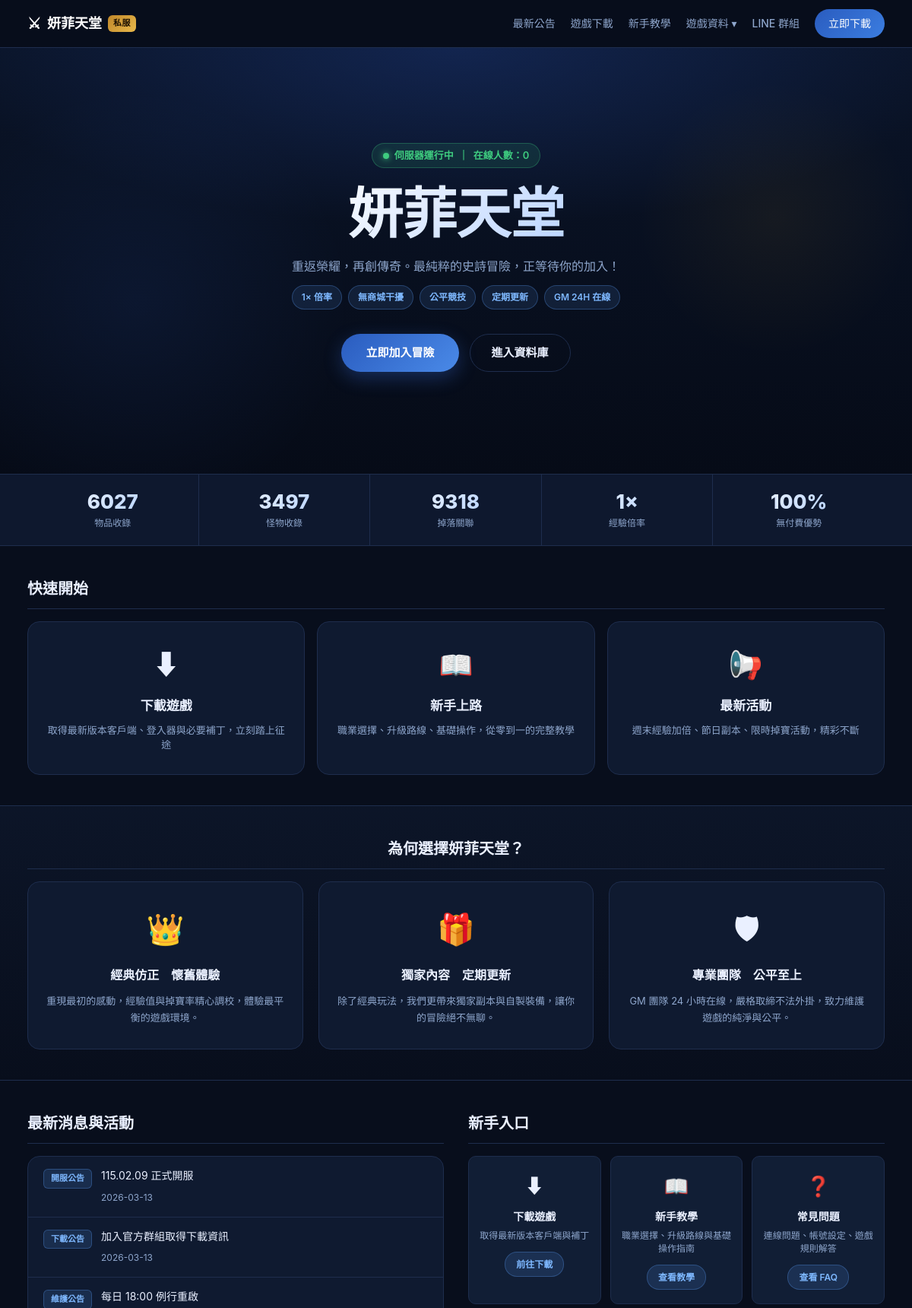
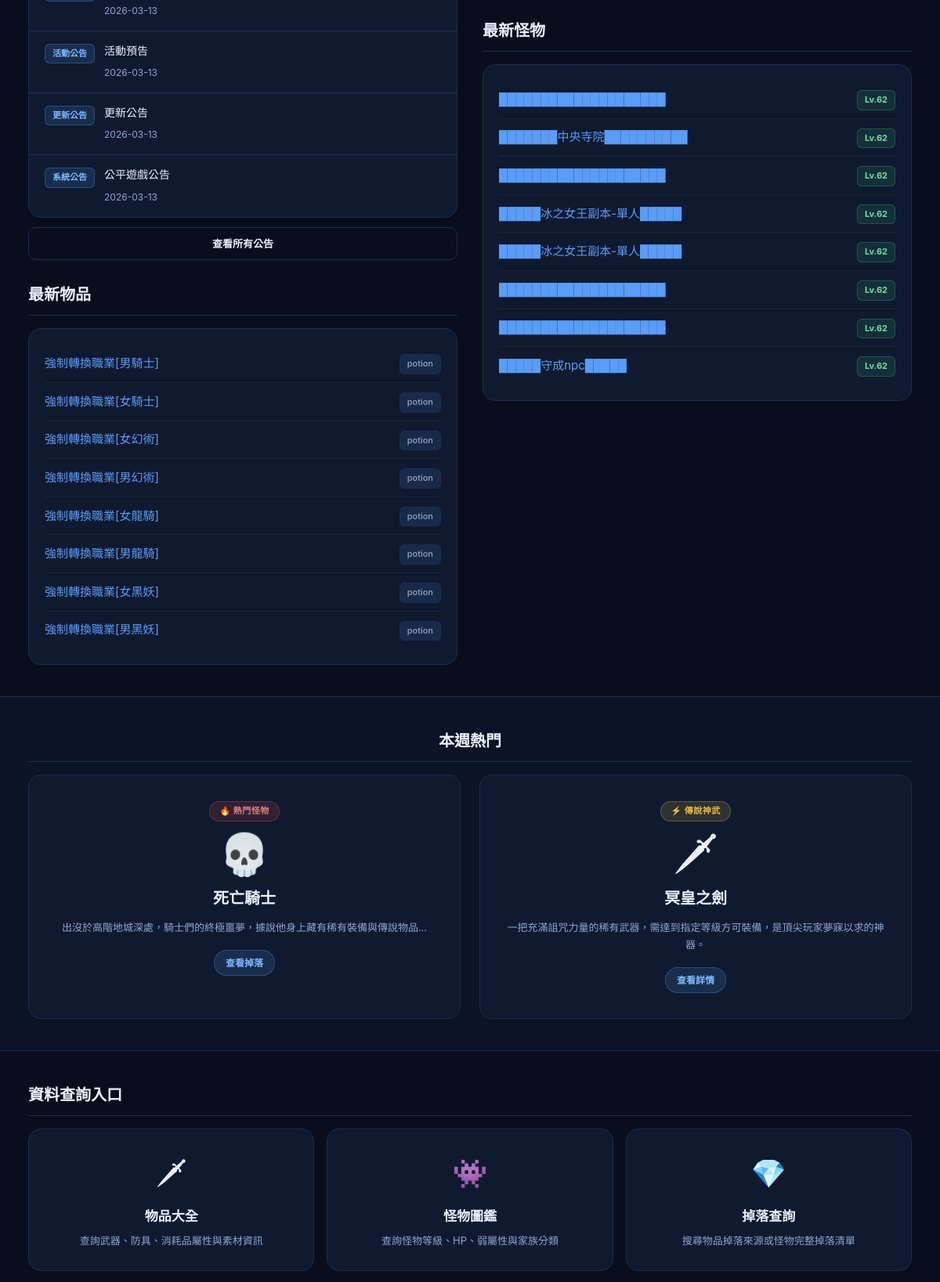
The page / (upper part) on the database its author committed (2 pictures, top to bottom).
### tables this page shows
CREATE TABLE site_config (
    key   TEXT PRIMARY KEY,
    value TEXT NOT NULL DEFAULT ''
);

CREATE TABLE announcements (
    id           INTEGER PRIMARY KEY AUTOINCREMENT,
    title        TEXT NOT NULL,
    body         TEXT DEFAULT '',
    category     TEXT DEFAULT '公告',
    url          TEXT DEFAULT '#',
    pinned       INTEGER DEFAULT 0,
    published_at DATE DEFAULT (date('now')),
    created_at   DATETIME DEFAULT CURRENT_TIMESTAMP
);

CREATE TABLE monsters (
    id                INTEGER PRIMARY KEY,
    name              TEXT NOT NULL,
    nameid            TEXT,
    classname         TEXT,
    note              TEXT,
    gfxid             INTEGER DEFAULT 0,
    level             INTEGER DEFAULT 0,
    hp                INTEGER DEFAULT 0,
    mp                INTEGER DEFAULT 0,
    ac                INTEGER DEFAULT 0,
    str               INTEGER DEFAULT 0,
    con               INTEGER DEFAULT 0,
    dex               INTEGER DEFAULT 0,
    wis               INTEGER DEFAULT 0,
    int_stat          INTEGER DEFAULT 0,
    mr                INTEGER DEFAULT 0,
    exp               INTEGER DEFAULT 0,
    lawful            INTEGER DEFAULT 0,
    size              TEXT,
    weak_attr         INTEGER DEFAULT 0,
    ranged            INTEGER DEFAULT 0,
    tamable           INTEGER DEFAULT 0,
    agro              INTEGER DEFAULT 0,
    family            TEXT,
    agrofamily        INTEGER DEFAULT 0,
    teleport          INTEGER DEFAULT 0,
    damage_reduction  INTEGER DEFAULT 0,
    karma             INTEGER DEFAULT 0,
    transform_id      INTEGER DEFAULT 0,
    transform_gfxid   INTEGER DEFAULT 0,
    quest_score       INTEGER DEFAULT 0,
    created_at        DATETIME DEFAULT CURRENT_TIMESTAMP
);

### app.py (the view)
    @app.route("/")
    def home():
        db = get_db()
        stats = stats_payload()
        try:
            row = db.execute(
                "SELECT COUNT(*) AS c FROM characters WHERE OnlineStatus = 1"
            ).fetchone()
            online_count = str(row["c"])
        except Exception:
            online_count = get_site_config().get("server_online_count", "—")
        latest_items = db.execute(
            "SELECT id, name, item_type, note FROM items ORDER BY id DESC LIMIT 8"
        ).fetchall()
        latest_monsters = db.execute(
            "SELECT id, name, level, note FROM monsters ORDER BY id DESC LIMIT 8"
        ).fetchall()
        announcements = db.execute(
            """SELECT id, title, category, url, published_at
               FROM announcements
               ORDER BY pinned DESC, published_at DESC
               LIMIT 8"""
        ).fetchall()
        return render_template(
            "home.html",
            stats=stats,
            online_count=online_count,
            latest_items=latest_items,
            latest_monsters=latest_monsters,
            announcements=announcements,
        )

### app.py (called while the page is built)
def get_site_config() -> dict[str, str]:
    rows = get_db().execute("SELECT key, value FROM site_config").fetchall()
    return {row["key"]: row["value"] for row in rows}

def get_db() -> sqlite3.Connection:
    if "db" not in g:
        db_path = Path(current_app().config["DATABASE"])
        db_path.parent.mkdir(parents=True, exist_ok=True)
        conn = sqlite3.connect(db_path)
        conn.row_factory = sqlite3.Row
        g.db = conn
    return g.db

def current_app() -> Flask:
    from flask import current_app as flask_current_app
    return flask_current_app

### templates/home.html (shortened to what this page needs)
{% extends 'base.html' %}
{% block main_class %}{% endblock %}
{% block content %}
<section class="hero-full">
  <div class="hero-bg"></div>
  <div class="container hero-content">
    <div class="server-status">
      <span class="status-dot"></span>
      {{ site_cfg.get('server_status_text', '伺服器運行中') }}
      &nbsp;｜&nbsp; 在線人數：{{ online_count }}
    </div>
    <h1 class="hero-title">{{ site_cfg.get('hero_title', '妍菲天堂') }}</h1>
    <p class="hero-sub">
      {{ site_cfg.get('hero_subtitle', '重返榮耀，再創傳奇。') }}<br>
      <span class="hero-tags">
        {% for tag in site_cfg.get('hero_tags', '').split(',') %}
          {% if tag.strip() %}<span class="tag">{{ tag.strip() }}</span>{% endif %}
        {% endfor %}
      </span>
    </p>
    <div class="hero-actions">
      <a href="{{ url_for('download_page') }}" class="btn-primary">
        {{ site_cfg.get('hero_cta_primary', '立即加入冒險') }}
      </a>
      <a href="{{ url_for('items') }}" class="btn-outline">
        {{ site_cfg.get('hero_cta_secondary', '進入資料庫') }}
      </a>
    </div>
  </div>
</section>
<section class="stat-bar">
  <div class="container stat-bar-inner">
    <div class="stat-item">
      <strong>{{ stats['items'] }}</strong>
      <span>物品收錄</span>
    </div>
    <div class="stat-item">
      <strong>{{ stats['monsters'] }}</strong>
      <span>怪物收錄</span>
    </div>
    <div class="stat-item">
      <strong>{{ stats['drops'] }}</strong>
      <span>掉落關聯</span>
    </div>
    <div class="stat-item">
      <strong>{{ site_cfg.get('exp_rate', '1×') }}</strong>
      <span>經驗倍率</span>
    </div>
    <div class="stat-item">
      <strong>100%</strong>
      <span>{{ site_cfg.get('no_p2w_label', '無付費優勢') }}</span>
    </div>
  </div>
</section>
<section class="container section-block">
  <h2 class="section-title">快速開始</h2>
  <div class="quick-grid">
    <a href="{{ url_for('download_page') }}" class="quick-card">
      <div class="quick-icon">⬇</div>
      <strong>下載遊戲</strong>
      <p>取得最新版本客戶端、登入器與必要補丁，立刻踏上征途</p>
    </a>
    <a href="{{ url_for('guide_page') }}" class="quick-card">
      <div class="quick-icon">📖</div>
      <strong>新手上路</strong>
      <p>職業選擇、升級路線、基礎操作，從零到一的完整教學</p>
    </a>
    <a href="{{ url_for('home') }}#announcements" class="quick-card">
      <div class="quick-icon">📢</div>
      <strong>最新活動</strong>
      <p>週末經驗加倍、節日副本、限時掉寶活動，精彩不斷</p>
    </a>
  </div>
</section>
<section class="features-section">
  <div class="container section-block">
    <h2 class="section-title text-center">為何選擇{{ site_cfg.get('brand_name', '妍菲天堂') }}？</h2>
    <div class="features-grid">
      <div class="feature-card">
        <div class="feature-icon">👑</div>
        <strong>經典仿正　懷舊體驗</strong>
        <p>重現最初的感動，經驗值與掉寶率精心調校，體驗最平衡的遊戲環境。</p>
      </div>
      <div class="feature-card">
        <div class="feature-icon">🎁</div>
        <strong>獨家內容　定期更新</strong>
        <p>除了經典玩法，我們更帶來獨家副本與自製裝備，讓你的冒險絕不無聊。</p>
      </div>
      <div class="feature-card">
        <div class="feature-icon">🛡</div>
        <strong>專業團隊　公平至上</strong>
        <p>GM 團隊 24 小時在線，嚴格取締不法外掛，致力維護遊戲的純淨與公平。</p>
      </div>
    </div>
  </div>
</section>
{% set badge_map = {'活動': 'badge-green', '維護': 'badge-warn', '更新': 'badge-blue', '開服': 'badge-gold'} %}
<section class="container section-block two-col-layout" id="announcements">
  <div>
    <h2 class="section-title">最新消息與活動</h2>
    <div class="card announce-card">
      <ul class="announce-list">
        {% if announcements %}
          {% for ann in announcements %}
          <li>
            <span class="badge {{ badge_map.get(ann.category, 'badge-blue') }}">{{ ann.category }}</span>
            <div>
              <a href="{{ ann.url or '#' }}">{{ ann.title }}</a>
              <time>{{ ann.published_at }}</time>
            </div>
          </li>
          {% endfor %}
        {% else %}
          <li><span class="badge badge-blue">公告</span><div><a href="#">暫無公告，敬請期待</a></div></li>
        {% endif %}
      </ul>
    </div>
    <div style="margin-top:12px">
      <a href="#announcements" class="btn-outline btn-block">查看所有公告</a>
    </div>
    <h2 class="section-title" style="margin-top:28px">最新物品</h2>
    <div class="card">
      <ul class="simple-list">
        {% for row in latest_items %}
        <li>
          <a href="{{ url_for('item_detail', item_id=row.id) }}">{{ row.name }}</a>
          <small class="badge badge-type">{{ row.item_type or '未分類' }}</small>
        </li>
        {% endfor %}
      </ul>
    </div>
  </div>
  <div>
    <h2 class="section-title">新手入口</h2>
    <div class="entrance-grid" id="download">
      <div class="entrance-card">
        <div class="entrance-icon">⬇</div>
        <strong>下載遊戲</strong>
        <p>取得最新版本客戶端與補丁</p>
        <a href="{{ url_for('download_page') }}" class="btn-sm">前往下載</a>
      </div>
      <div class="entrance-card">
        <div class="entrance-icon">📖</div>
        <strong>新手教學</strong>
        <p>職業選擇、升級路線與基礎操作指南</p>
        <a href="{{ url_for('guide_page') }}" class="btn-sm">查看教學</a>
      </div>
      <div class="entrance-card">
        <div class="entrance-icon">❓</div>
        <strong>常見問題</strong>
        <p>連線問題、帳號設定、遊戲規則解答</p>
        <a href="{{ url_for('guide_page') }}#faq" class="btn-sm">查看 FAQ</a>
      </div>
    </div>
    <h2 class="section-title" style="margin-top:28px">最新怪物</h2>
    <div class="card">
      <ul class="simple-list">
        {% for row in latest_monsters %}
        <li>
          <a href="{{ url_for('monster_detail', monster_id=row.id) }}">{{ row.name }}</a>
          <small class="badge badge-lv">Lv.{{ row.level }}</small>
        </li>
        {% endfor %}
      </ul>
    </div>
  </div>
</section>
<section class="featured-section">
  <div class="container section-block">
    <h2 class="section-title text-center">本週熱門</h2>
    <div class="featured-grid">
      <div class="featured-card">
        <div class="featured-badge">🔥 熱門怪物</div>
        <div class="featured-icon-wrap">💀</div>
        <h3>死亡騎士</h3>
        <p>出沒於高階地城深處，騎士們的終極噩夢，據說他身上藏有稀有裝備與傳說物品...</p>
        <a href="{{ url_for('monsters') }}" class="btn-sm">查看掉落</a>
      </div>
      <div class="featured-card">
        <div class="featured-badge featured-badge-gold">⚡ 傳說神武</div>
        <div class="featured-icon-wrap">🗡</div>
        <h3>冥皇之劍</h3>
        <p>一把充滿詛咒力量的稀有武器，需達到指定等級方可裝備，是頂尖玩家夢寐以求的神器。</p>
        <a href="{{ url_for('items') }}" class="btn-sm">查看詳情</a>
      </div>
    </div>
  </div>
</section>
<section class="container section-block">
  <h2 class="section-title">資料查詢入口</h2>
  <div class="quick-grid">
    <a href="{{ url_for('items') }}" class="quick-card">
      <div class="quick-icon">🗡</div>
      <strong>物品大全</strong>
      <p>查詢武器、防具、消耗品屬性與素材資訊</p>
    </a>
    <a href="{{ url_for('monsters') }}" class="quick-card">
      <div class="quick-icon">👾</div>
      <strong>怪物圖鑑</strong>
      <p>查詢怪物等級、HP、弱屬性與家族分類</p>
    </a>
    <a href="{{ url_for('drops') }}" class="quick-card">
      <div class="quick-icon">💎</div>
      <strong>掉落查詢</strong>
      <p>搜尋物品掉落來源或怪物完整掉落清單</p>
    </a>
  </div>
</section>
{% endblock %}

### templates/base.html (shortened to what this page needs)
<!doctype html>
<html lang="zh-Hant">
<head>
  <link rel="stylesheet" href="{{ url_for('static', filename='style.css') }}">
</head>
<body>
  <header class="topbar">
    <div class="container topbar-inner">
      <a class="brand" href="{{ url_for('home') }}">
        <span class="brand-icon">⚔</span>
        <span class="brand-text">{{ site_cfg.get('brand_name', '妍菲天堂') }}</span>
        <span class="brand-tag">私服</span>
      </a>
      <nav class="nav">
        <a href="{{ url_for('home') }}#announcements">最新公告</a>
        <a href="{{ url_for('download_page') }}">遊戲下載</a>
        <a href="{{ url_for('guide_page') }}">新手教學</a>
        <div class="nav-dropdown">
          <span class="nav-dropdown-label">遊戲資料 ▾</span>
        </div>
        <a href="{{ site_cfg.get('line_group_url', '#line') }}">LINE 群組</a>
        <a href="{{ url_for('download_page') }}" class="nav-cta">立即下載</a>
      </nav>
    </div>
  </header>
  <main class="{% block main_class %}container page{% endblock %}">
    {% block content %}{% endblock %}
  </main>
</body>
</html>

### rows shown on the page
site_config: get "妍菲天堂"
site_config: get "伺服器運行中"
site_config: get "妍菲天堂"
site_config: get "重返榮耀，再創傳奇。最純粹的史詩冒險，正等待你的加入！"
site_config: get "立即加入冒險"
site_config: get "進入資料庫"
site_config: get "1×"
site_config: get "無付費優勢"
announcements: category "開服公告", title "115.02.09 正式開服", published_at "2026-03-13"
announcements: category "下載公告", title "加入官方群組取得下載資訊", published_at "2026-03-13"
announcements: category "維護公告", title "每日 18:00 例行重啟", published_at "2026-03-13"
announcements: category "活動公告", title "活動預告", published_at "2026-03-13"
announcements: category "更新公告", title "更新公告", published_at "2026-03-13"
announcements: category "系統公告", title "公平遊戲公告", published_at "2026-03-13"
monsters: name "████████████████████", level "62"
monsters: name "███████中央寺院██████████", level "62"
monsters: name "████████████████████", level "62"
monsters: name "█████冰之女王副本-單人█████", level "62"
monsters: name "█████冰之女王副本-單人█████", level "62"
monsters: name "████████████████████", level "62"
monsters: name "████████████████████", level "62"
monsters: name "█████守成npc█████", level "62"

### other values the page prints
{{ online_count }} "0"
{{ tag.strip() }} "1× 倍率" "無商城干擾" "公平競技" "定期更新" "GM 24H 在線"
{{ stats['items'] }} "6027"
{{ stats['monsters'] }} "3497"
{{ stats['drops'] }} "9318"
{{ row.name }} "強制轉換職業[男騎士]" "強制轉換職業[女騎士]" "強制轉換職業[女幻術]" "強制轉換職業[男幻術]" "強制轉換職業[女龍騎]" "強制轉換職業[男龍騎]" "強制轉換職業[女黑妖]" "強制轉換職業[男黑妖]"
{{ row.item_type or '未分類' }} "potion" "potion" "potion" "potion" "potion" "potion" "potion" "potion"
